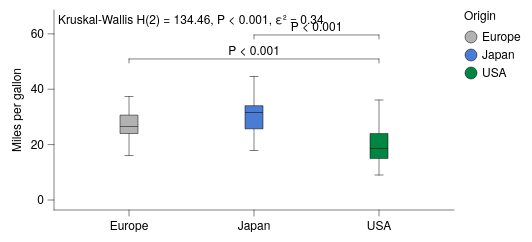

The Vega-Lite source for this figure:
### Vega-Lite specification from a JSON file in a GitHub repository (floating-point values rounded to 4 significant figures; data arrays with more than 128 entries replaced by an {"elided": "..."} marker saying what was removed)
{"background": null, "config": {"arc": {"fill": "#DBDBDB", "fillOpacity": 1.0, "innerRadius": 25.0, "padAngle": 0.03, "stroke": "black", "strokeOpacity": 1, "strokeWidth": 0.25}, "area": {"fill": "#DBDBDB", "fillOpacity": 1.0, "stroke": "black", "strokeOpacity": 1, "strokeWidth": 0.25}, "axis": {"domain": true, "domainCap": "round", "domainColor": "black", "domainWidth": 0.25, "grid": false, "gridCap": "round", "gridColor": "#F1F1F1", "gridDash": [0, 0], "gridOpacity": 1.0, "gridWidth": 0.25, "labelColor": "black", "labelFont": "Helvetica Neue, HelveticaNeue, Helvetica, Arial, sans-serif", "labelFontSize": 6, "labelFontStyle": "normal", "labelFontWeight": 400, "offset": 0, "ticks": true, "tickCap": "round", "tickColor": "black", "tickRound": false, "tickSize": 3, "tickWidth": 0.25, "titleColor": "black", "titleFont": "Helvetica Neue, HelveticaNeue, Helvetica, Arial, sans-serif", "titleFontSize": 6, "titleFontStyle": "normal", "titleFontWeight": 400}, "axisX": {"domain": true, "labelAlign": "center", "labelAngle": 0, "labels": true, "ticks": true, "translate": 0}, "axisY": {"domain": true, "labelAlign": "right", "labelAngle": 0, "labels": true, "ticks": true, "translate": 0}, "axisRight": {"domain": true, "labelAlign": "left", "labelAngle": 0, "labels": true, "ticks": true, "translate": 0}, "axisTop": {"domain": true, "labelAlign": "center", "labelAngle": 0, "labels": true, "ticks": true, "translate": 0}, "axisBand": {"tickOffset": 0}, "bar": {"fill": "#DBDBDB", "fillOpacity": 1.0, "stroke": "black", "strokeOpacity": 1, "strokeWidth": 0.25}, "boxplot": {"size": 9.0, "ticks": {"cornerRadius": 0.25, "fill": "black", "opacity": 1, "size": 4.5, "thickness": 0.25}, "box": {"fillOpacity": 1.0, "stroke": "black", "strokeOpacity": 1, "strokeWidth": 0.25}, "median": {"cornerRadius": 0, "fill": "black", "fillOpacity": 1.0, "opacity": 1, "size": 9.0, "thickness": 0.25}, "rule": {"fill": "black", "fillOpacity": 1.0, "size": 10.0, "stroke": "black", "strokeDash": [0, 0], "strokeOpacity": 1, "strokeWidth": 0.25}, "outliers": {"color": "black", "fill": "black", "fillOpacity": 1.0, "size": 0, "stroke": "black", "strokeOpacity": 1, "strokeWidth": 0.25}}, "circle": {"fill": "black", "fillOpacity": 1.0, "size": 1.25, "stroke": null, "strokeOpacity": 1, "strokeWidth": 0.25}, "errorband": {"band": {"fillOpacity": 0.6, "stroke": null, "strokeWidth": 0.25, "strokeOpacity": 1}, "borders": {"opacity": 0, "strokeOpacity": 1, "strokeWidth": 0.25}}, "errorbar": {"opacity": 1, "rule": {"strokeDash": [0, 0], "strokeWidth": 0.25}, "ticks": {"color": "black", "cornerRadius": 0.125, "opacity": 1, "size": 6.0, "thickness": 0.25}, "thickness": 0.25}, "font": "Helvetica Neue, HelveticaNeue, Helvetica, Arial, sans-serif", "geoshape": {"fill": "#DBDBDB", "fillOpacity": 1.0, "stroke": "black", "strokeOpacity": 1, "strokeWidth": 0.25}, "header": {"labelColor": "black", "labelFont": "Helvetica Neue, HelveticaNeue, Helvetica, Arial, sans-serif", "labelFontSize": 6, "labelFontStyle": "normal", "labelFontWeight": 400, "titleColor": "black", "titleFont": "Helvetica Neue, HelveticaNeue, Helvetica, Arial, sans-serif", "titleFontSize": 6, "titleFontStyle": "normal", "titleFontWeight": 400, "titlePadding": 0}, "legend": {"disable": false, "offset": 4.5, "titlePadding": 4, "labelOffset": 2, "gradientLabelOffset": 2, "columnPadding": 4, "rowPadding": 2, "gradientLength": 50.0, "gradientThickness": 5.0, "gradientOpacity": 1.0, "gradientStrokeColor": "black", "gradientStrokeWidth": 0.25, "labelColor": "black", "labelFont": "Helvetica Neue, HelveticaNeue, Helvetica, Arial, sans-serif", "labelFontSize": 6, "labelFontStyle": "normal", "labelFontWeight": 400, "strokeColor": "black", "strokeWidth": 0, "symbolSize": 36, "symbolStrokeColor": "black", "symbolStrokeWidth": 0.25, "titleColor": "black", "titleFont": "Helvetica Neue, HelveticaNeue, Helvetica, Arial, sans-serif", "titleFontSize": 6, "titleFontStyle": "normal", "titleFontWeight": 400}, "line": {"color": "black", "stroke": "black", "strokeCap": "butt", "strokeDash": [0, 0], "strokeOpacity": 1, "strokeWidth": 0.5}, "point": {"filled": true, "fill": "#DBDBDB", "fillOpacity": 1.0, "size": 5.0, "stroke": "black", "strokeOpacity": 1, "strokeWidth": 0.25}, "range": {"category": ["#B2B2B2", "#4A7CD3", "#008542", "#664CAF", "#509F98", "#636363", "#284F93", "#005226", "#382864", "#285753"], "diverging": {"scheme": ["#443E60", "#5F597E", "#7C759B", "#9994B6", "#B7B4CC", "#D6D5DC", "#F6F6F6", "#D1DAD9", "#A4C2BF", "#7AA9A4", "#578E89", "#37736E", "#1B5954"]}, "heatmap": {"scheme": ["#440154", "#472270", "#433E82", "#38598C", "#2C728E", "#238A8D", "#24A086", "#39B578", "#5DC862", "#96D646", "#CAE02D", "#FDE724"]}, "ordinal": {"scheme": ["#F1F1F1", "#DBDBDB", "#C6C6C6", "#B2B2B2", "#9D9D9D", "#898989", "#767676", "#636363", "#515151", "#404040", "#2F2F2F", "#1F1F1F"]}, "ramp": {"scheme": ["#440154", "#472270", "#433E82", "#38598C", "#2C728E", "#238A8D", "#24A086", "#39B578", "#5DC862", "#96D646", "#CAE02D", "#FDE724"]}}, "rule": {"color": "black", "stroke": "black", "strokeCap": "round", "strokeDash": [2, 2], "strokeOpacity": 1, "strokeWidth": 0.25}, "scale": {"barBandPaddingInner": 0.1, "rectBandPaddingInner": 0, "tickBandPaddingInner": 0.1, "bandPaddingOuter": 0.1, "bandWithNestedOffsetPaddingInner": 0.2, "bandWithNestedOffsetPaddingOuter": 0.2, "offsetBandPaddingInner": 0, "offsetBandPaddingOuter": 0, "continuousPadding": 5.0, "round": false}, "rect": {"fill": "#DBDBDB", "fillOpacity": 1.0, "stroke": "black", "strokeOpacity": 1, "strokeWidth": 0.25}, "square": {"fill": "#DBDBDB", "fillOpacity": 1.0, "size": 10.0, "stroke": "black", "strokeOpacity": 1, "strokeWidth": 0.25}, "text": {"color": "black", "font": "Helvetica Neue, HelveticaNeue, Helvetica, Arial, sans-serif", "fontSize": 6, "fontStyle": "normal", "fontWeight": 400}, "tick": {"color": "black", "cornerRadius": 0.125, "opacity": 1.0, "size": 9.0, "thickness": 0.25}, "title": {"anchor": "middle", "frame": "group", "color": "black", "font": "Helvetica Neue, HelveticaNeue, Helvetica, Arial, sans-serif", "fontSize": 6, "fontStyle": "normal", "fontWeight": 400, "subtitleColor": "black", "subtitleFont": "Helvetica Neue, HelveticaNeue, Helvetica, Arial, sans-serif", "subtitleFontSize": 6, "subtitleFontStyle": "normal", "subtitleFontWeight": 400}, "trail": {"color": "black", "opacity": 1, "size": 0.5}, "view": {"continuousWidth": 200, "continuousHeight": 100, "discreteWidth": 200, "discreteHeight": 100, "fill": null, "stroke": null, "strokeWidth": 0.25}}, "layer": [{"data": {"name": "data-84942684f44a0939f6e50b33ec91a880"}, "mark": {"type": "boxplot"}, "encoding": {"color": {"field": "Origin", "type": "nominal"}, "x": {"field": "Origin", "sort": ["Europe", "Japan", "USA"], "title": null, "type": "nominal"}, "y": {"field": "Miles_per_Gallon", "title": "Miles per gallon", "type": "quantitative", "scale": {"nice": false}}}}, {"layer": [{"data": {"values": [{"__dysonsphere__": 1}]}, "mark": {"type": "text", "align": "left", "angle": 0, "baseline": "top", "dx": 0, "dy": 0, "fontSize": 6, "opacity": 1.0}, "encoding": {"text": {"value": "Kruskal-Wallis H(2) = 134.46, P < 0.001, ε² = 0.34"}, "x": {"value": 2}, "y": {"value": 2}}}, {"layer": [{"data": {"values": [{"x": "Europe", "x2": "USA", "y": 46.6, "__dysonsphere__": 1}]}, "mark": {"type": "rule", "strokeCap": "round", "strokeDash": [0, 0], "strokeWidth": 0.25, "yOffset": -6.0}, "encoding": {"x": {"value": 37.5}, "x2": {"value": 162.5}, "y": {"field": "y", "scale": {"domainMax": 65.0, "nice": false}, "type": "quantitative"}}}, {"data": {"values": [{"x": "Europe", "y": 46.6, "y2": 46.6, "__dysonsphere__": 1}]}, "mark": {"type": "rule", "strokeCap": "round", "strokeDash": [0, 0], "strokeWidth": 0.25, "y2Offset": -4.0, "yOffset": -6.0}, "encoding": {"x": {"value": 37.5}, "y": {"field": "y", "type": "quantitative", "scale": {"nice": false}}, "y2": {"field": "y2"}}}, {"data": {"values": [{"x": "USA", "y": 46.6, "y2": 46.6, "__dysonsphere__": 1}]}, "mark": {"type": "rule", "strokeCap": "round", "strokeDash": [0, 0], "strokeWidth": 0.25, "y2Offset": -4.0, "yOffset": -6.0}, "encoding": {"x": {"value": 162.5}, "y": {"field": "y", "type": "quantitative", "scale": {"nice": false}}, "y2": {"field": "y2"}}}, {"data": {"values": [{"y": 46.6, "label": "P < 0.001", "__dysonsphere__": 1}]}, "mark": {"type": "text", "align": "center", "dy": -10.0, "fontSize": 6}, "encoding": {"text": {"field": "label", "type": "nominal"}, "x": {"value": 100.0}, "y": {"field": "y", "type": "quantitative", "scale": {"nice": false}}}}]}, {"layer": [{"data": {"values": [{"x": "Japan", "x2": "USA", "y": 46.6, "__dysonsphere__": 1}]}, "mark": {"type": "rule", "strokeCap": "round", "strokeDash": [0, 0], "strokeWidth": 0.25, "yOffset": -18.0}, "encoding": {"x": {"value": 100.0}, "x2": {"value": 162.5}, "y": {"field": "y", "type": "quantitative", "scale": {"nice": false}}}}, {"data": {"values": [{"x": "Japan", "y": 46.6, "y2": 46.6, "__dysonsphere__": 1}]}, "mark": {"type": "rule", "strokeCap": "round", "strokeDash": [0, 0], "strokeWidth": 0.25, "y2Offset": -16.0, "yOffset": -18.0}, "encoding": {"x": {"value": 100.0}, "y": {"field": "y", "type": "quantitative", "scale": {"nice": false}}, "y2": {"field": "y2"}}}, {"data": {"values": [{"x": "USA", "y": 46.6, "y2": 46.6, "__dysonsphere__": 1}]}, "mark": {"type": "rule", "strokeCap": "round", "strokeDash": [0, 0], "strokeWidth": 0.25, "y2Offset": -16.0, "yOffset": -18.0}, "encoding": {"x": {"value": 162.5}, "y": {"field": "y", "type": "quantitative", "scale": {"nice": false}}, "y2": {"field": "y2"}}}, {"data": {"values": [{"y": 46.6, "label": "P < 0.001", "__dysonsphere__": 1}]}, "mark": {"type": "text", "align": "center", "dy": -22.0, "fontSize": 6}, "encoding": {"text": {"field": "label", "type": "nominal"}, "x": {"value": 131.2}, "y": {"field": "y", "type": "quantitative", "scale": {"nice": false}}}}]}], "name": "__dysonsphere_4ccb91cbeb0c1114_25"}], "$schema": "https://vega.github.io/schema/vega-lite/v6.4.1.json", "datasets": {"data-84942684f44a0939f6e50b33ec91a880": {"elided": "398 records"}}}
